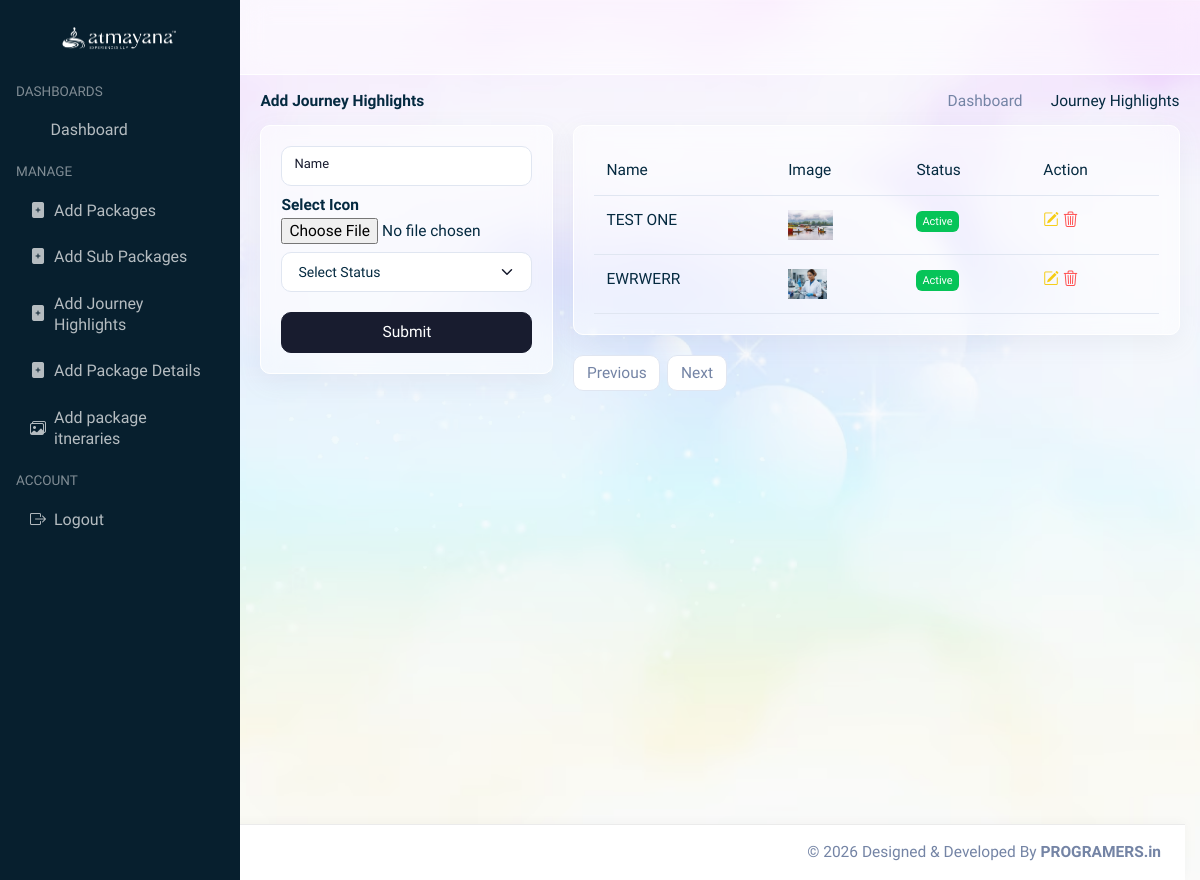
Before: /packagehighlights/ (signed in) with the older database file.
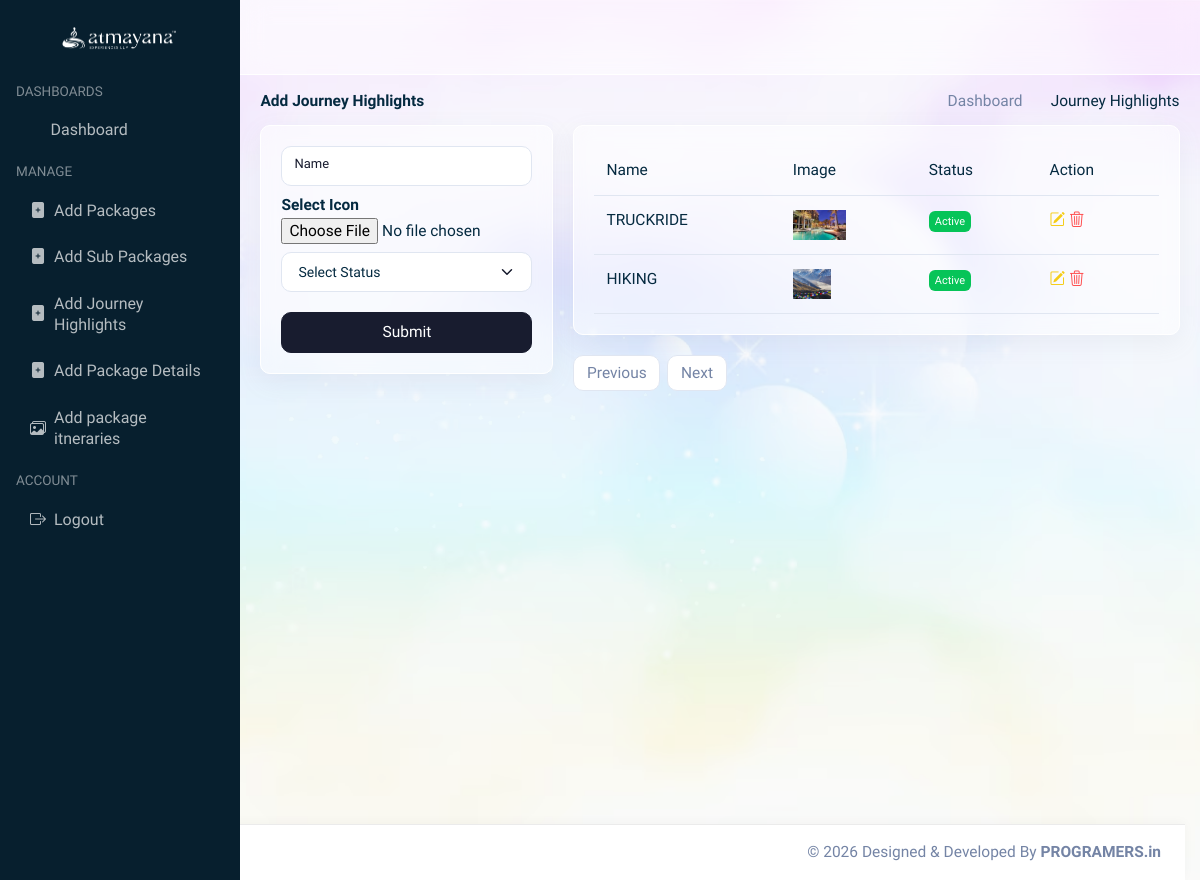
After: the same page with the newer database file.
### athmayaApp/models.py (models this page shows, shortened)
class TourHighlight(models.Model):
    STATUS_CHOICES = (
        ('Active', 'Active'),
        ('Inactive', 'Inactive'),
    )
    name = models.CharField(max_length=255)
    icon = models.ImageField(
        upload_to='highlights/',
        null=True,
        blank=True
    )
    status = models.CharField(
        max_length=10,
        choices=STATUS_CHOICES,
        default='Active'
    )
    created_at = models.DateTimeField(auto_now_add=True)
    updated_at = models.DateTimeField(auto_now=True)

### athmayaApp/views.py (the view)
# urls.py: path('packagehighlights/', views.package_highlights, name='package_highlights'),
@login_required(login_url='backoffice')
def package_highlights(request):
    packages = Package.objects.all()
    highlights = TourHighlight.objects.all()
    return render(request, "useradmin/add_tour_highlights_new.html",{
        'packages': packages,
        'highlights': highlights,
    })

### templates/useradmin/add_tour_highlights_new.html (shortened to what the changed rows need)
{% extends 'useradmin/base_admin.html' %}
{% load static %}
{% block content %}
<div class="min-vh-100 position-relative">
    <div class="page-wrapper">
        <div class="container-fluid">
            <div class="row">
                <div class="col-md-8">
                    <div class="card">
                        <div class="card-body">
                            <div class="table-responsive">
                                <table class="table text-nowrap mb-0">
                                    <thead>
                                        <tr>
                                            <th scope="col">Name</th>
                                            <th scope="col">Image</th>
                                            <th scope="col">Status</th>
                                            <th scope="col">Action</th>
                                        </tr>
                                    </thead>
                                    <tbody>
                                        {% for highlight in highlights %}
                                        <tr>
                                            <td>{{ highlight.name | upper }}</td>
                                            <td>
                                                {% if highlight.icon %}
                                                <a href="{{ highlight.icon.url }}" target="_blank">
                                                    <img src="{{ highlight.icon.url }}" alt="{{ highlight.name }}" height="30">
                                                </a>
                                                {% else %}
                                                —
                                                {% endif %}
                                            </td>
                                            <td>
                                                {% if highlight.status == 'Active' %}
                                                    <span class="badge bg-success">Active</span>
                                                {% else %}
                                                    <span class="badge bg-danger">Inactive</span>
                                                {% endif %}
                                            </td>
                                            <td>
                                                <a href="{% url 'edit_highlight' highlight.id %}?page={{ highlights.number }}" class="link link-warning">
                                                        <i class="bi bi-pencil-square"></i>
                                                    </a>
                                                <a href="{% url 'delete_highlight' highlight.id %}" class="link link-danger"
                                                    onclick="return confirm('Are you sure you want to delete this?')">
                                                    <i class="bi bi-trash3"></i>
                                                </a>
                                            </td>
                                        </tr>
                                        {% empty %}
                                        <tr>
                                            <td colspan="4" class="text-center">No records found.</td>
                                        </tr>
                                        {% endfor %}
                                    </tbody>
                                </table>
                            </div>
                        </div>
                    </div>
                </div>
            </div>
        </div>
    </div>
</div>
{% endblock %}

Changed rows visible on the page:
removed TourHighlight: name "TEST ONE", icon (picture), status "Active"
removed TourHighlight: name "EWRWERR", icon (picture), status "Active"
added TourHighlight: name "TRUCKRIDE", icon (picture), status "Active"
added TourHighlight: name "HIKING", icon (picture), status "Active"
